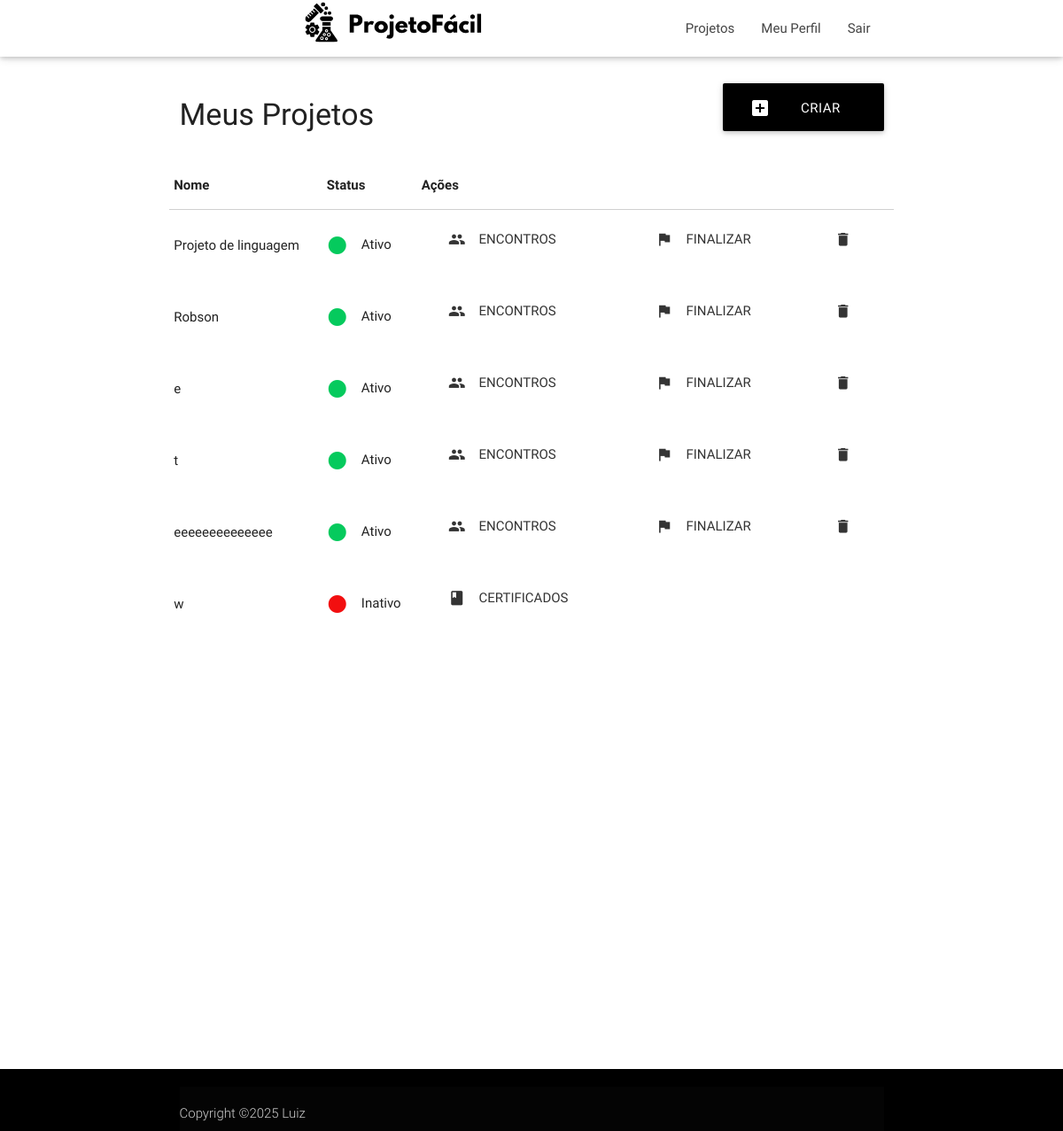
The page /login/professor/professor.php (signed in) on the database as committed earlier.
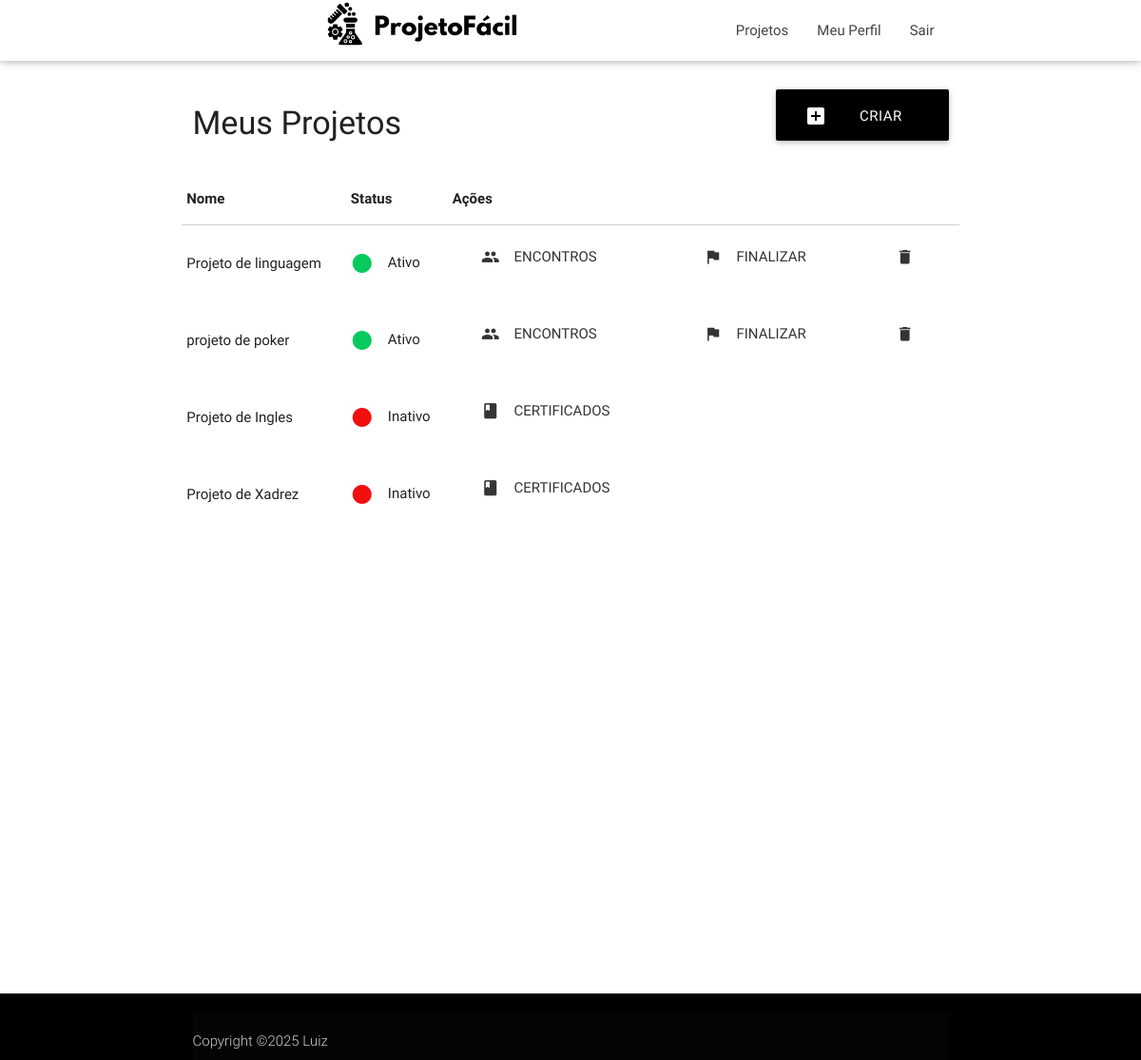
The same page on the database as committed later.
### tables this page shows
CREATE TABLE IF NOT EXISTS `projeto` (
  `id_projeto` int NOT NULL AUTO_INCREMENT,
  `nome_projeto` varchar(255) DEFAULT NULL,
  `situacao` varchar(255) DEFAULT NULL,
  `fk_projeto_id_professor` int DEFAULT NULL,
  `data_finalizacao` date NOT NULL,
  PRIMARY KEY (`id_projeto`),
  KEY `fk_projeto_id_professor` (`fk_projeto_id_professor`)
);

### Crud/crud_projeto/listar.php (the view, shortened to what this page needs)
<?php
$conexao = conectar();
$id_professor = mysqli_real_escape_string($conexao, $_SESSION['usuario'][1]);
$sql = "SELECT * FROM projeto WHERE fk_projeto_id_professor = '$id_professor' ORDER BY situacao ASC";
$resultado = mysqli_query($conexao, $sql);
$quantidade_linha = $resultado->num_rows;
if ($quantidade_linha == 0) {
    echo "Você não tem projetos cadastrados!";
} else {
?>
    <table class="highlight">
        <thead>
            <tr>
                <th>Nome</th>
                <th>Status</th>
                <th>Ações</th>
            </tr>
        </thead>
        <tbody>
            <?php
            while ($dados = mysqli_fetch_assoc($resultado)) {
                if ($dados['situacao'] == "Ativo") {
                    echo '<tr>';
                    echo '<td>' . $dados['nome_projeto'] . '</td>';
                    echo '<td>' . '<i class="material-icons left" style="color: #05CA5D;">brightness_1</i>' . $dados['situacao'] . '</td>';
                    echo '<td> <a href="../../Crud/crud_encontro/listar.php?id_projeto=' . $dados['id_projeto'] . '" class="waves-effect waves-light  btn-flat"><i class="material-icons left">people</i>Encontros</a> </td>';
                    echo '<td> <a href="../../Crud/crud_projeto/finalizar.php?id_projeto=' . $dados['id_projeto'] . '" class="waves-effect waves-light  btn-flat"><i class="material-icons left">flag</i>Finalizar</a></td>';
                    echo '<td>  <a href="../../Crud/crud_projeto/excluir.php?id_projeto=' . $dados['id_projeto'] . '" class="waves-effect waves-light  btn-flat"><i class="material-icons">delete</i></a></td>';
                    echo '</tr>';
                } else {
                    echo '<tr>';
                    echo '<td>' . $dados['nome_projeto'] . '</td>';
                    echo '<td>' . '<i class="material-icons left" style="color: #F20F10;">brightness_1</i>' . $dados['situacao'] . '</td>';
                    echo '<td> <a href="../../Login/professor/certificadoAluno.php?fk_projeto_id_professor=' . $dados['fk_projeto_id_professor'] . '" class="waves-effect waves-light  btn-flat"><i class="material-icons left">book</i>Certificados</a></td>';
                    echo '</tr>';
                }
            }
            ?>
        </tbody>
    </table>
<?php
}
?>

### Login/professor/professor.php (shortened to what this page needs)
<!DOCTYPE html>
<html lang="pt-br">
<head>
    <link href="../../Style/css/materialize.min.css" type="text/css" rel="stylesheet" media="screen,projection" />
    <link href="../../Style/css/style.css" type="text/css" rel="stylesheet" media="screen,projection" />
</head>
<body>
    <div id="navbar" class="navbar-fixed scrollspy">
        <nav class="white">
            <div class="nav-wrapper container">
                <div class="container">
                    <a class="brand-logo"><img src="../../Style/images/logo.svg" style="height: 50px;"></a>
                </div>
                <ul class="right hide-on-med-and-down">
                    <li><a href=""  > Projetos</a></li>
                    <li><a href="../../Crud/crud_perfil/inicial.php"  >Meu Perfil</a></li>
                    <li><a href="../../index.php"  >Sair</a></li>
                </ul>
            </div>
        </nav>
    </div>
    <div class="container section scrollspy">
        <div class="section">
            <div class="row">
                <div class="col s9">
                    <h4>Meus Projetos</h4>
                </div>
                <div class="col s3">
                    <div>
                        <a href="../../Crud/crud_projeto/formcad.php" class="waves-effect waves-light black btn-large"><i class="material-icons left">add_box</i>criar novo projeto</a>
                    </div>
                </div>
            </div>
            <div class="row">
             <?php
             require_once "../../Crud/crud_projeto/listar.php";
             ?>
            </div>
        </div>
    </div>
    <footer class="page-footer black lighten-1">
        <div class="container">
        <div class="footer-copyright">
                <p>Copyright ©2025 Luiz</p>
            </div>
        </div>
    </footer>
</body>
</html>

### Style/css/style.css (style rules this page uses)
nav ul a, nav .brand-logo { color: #444; }
p { line-height: 2rem; }
footer.page-footer { margin: 0; margin-top: 434px; }
nav { overflow: visible; }
nav li a { -webkit-transition: background .3s ease-in-out; -moz-transition: background .3s ease-in-out; transition: background .3s ease-in-out; }
h4, table { font-family: "Arimo", serif; font-optical-sizing: auto; font-style: normal; }

Rows that differ between the two databases and show on the page:
removed projeto: nome_projeto "Robson", situacao "Ativo"
removed projeto: nome_projeto "e", situacao "Ativo"
removed projeto: nome_projeto "t", situacao "Ativo"
removed projeto: nome_projeto "eeeeeeeeeeeeee", situacao "Ativo"
added projeto: nome_projeto "projeto de poker", situacao "Ativo"
changed projeto: nome_projeto "w" → "Projeto de Ingles"
added projeto: nome_projeto "Projeto de Xadrez", situacao "Inativo"
